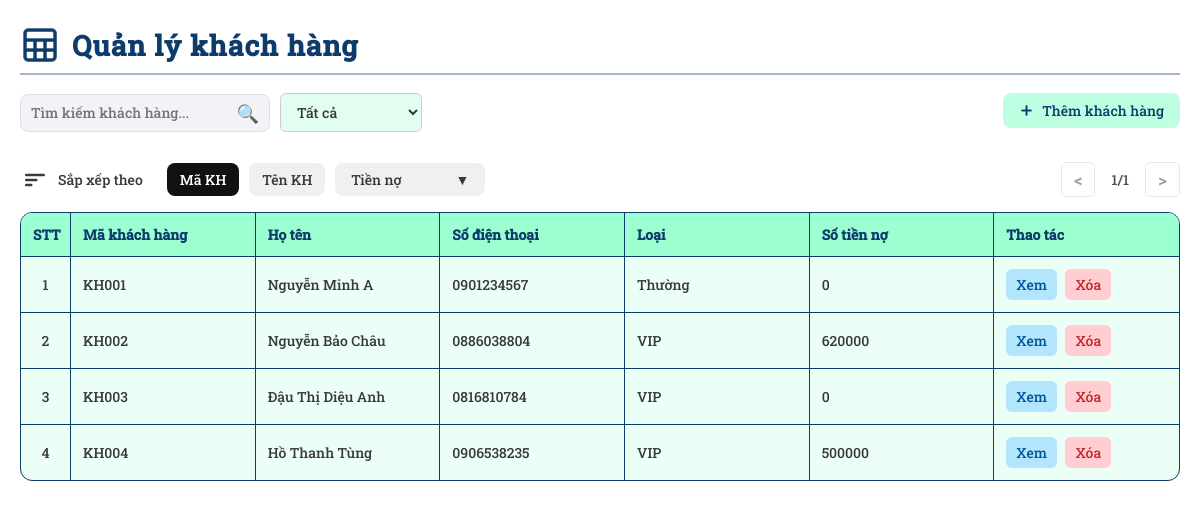
Page /admin/Customers/customers.php (signed in) on the earlier database version.
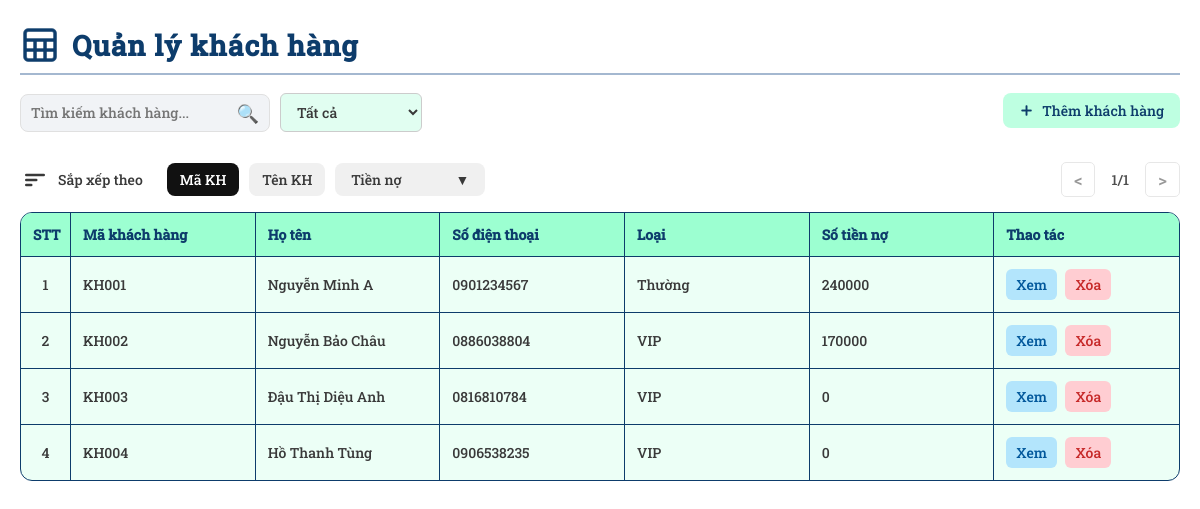
Same page on the later database version.
### tables this page shows
CREATE TABLE `khachhang` (
  `MaKH` varchar(10) NOT NULL,
  `HoTen` varchar(100) NOT NULL,
  `SDT` varchar(15) NOT NULL,
  `DiaChi` varchar(50) NOT NULL,
  `Email` varchar(50) NOT NULL,
  `Loai` enum('Thường','VIP') NOT NULL DEFAULT 'Thường',
  `SoTienNo` int(11) DEFAULT 0
);

### admin/Customers/customers.php (the view, shortened to what this page needs)
<?php
include __DIR__ . '/../../connect.php';
$result = $mysqli->query("SELECT * FROM khachhang ORDER BY MaKH");
?>
<!DOCTYPE html>
<html lang="vi">
<head>
    <link rel="stylesheet" href="../../assets/general-style.css" />
</head>
<body>
    <div class="main-content">
        <h2 class="title">
            <img src="../../assets/sheet.png" class="title-icon">
            Quản lý khách hàng
        </h2>
        <div class="toolbar">
            <div class="toolbar-row">
                <div class="search-filter-group">
                    <div class="search-box">
                        <input type="text" placeholder="Tìm kiếm khách hàng..." class="search-input" />
                        <button class="search-button">🔍</button>
                    </div>
                    <select class="filter-select">
                        <option value="all">Tất cả</option>
                    </select>
                </div>
                <button class="add-button" onclick="createNewCustomer()">
                    <img src="../../assets/plus.png" class="icon-add" alt="Add Icon" />
                    Thêm khách hàng
                </button>
            </div>
        </div>
        <div class="sort-pagination-bar">
            <div class="sort-bar">
                <div class="sort-title-group">
                    <span class="sort-icon">
                        <svg width="30" height="30" viewBox="0 0 24 24" fill="none"><rect x="4" y="7" width="16" height="2" rx="1" fill="#393939"/><rect x="4" y="11" width="10" height="2" rx="1" fill="#393939"/><rect x="4" y="15" width="6" height="2" rx="1" fill="#393939"/></svg>
                    </span>
                    <span class="sort-label">Sắp xếp theo</span>
                </div>
                <div class="sort-tabs">
                    <button class="sort-btn active" data-sort="id">Mã KH</button>
                    <button class="sort-btn" data-sort="name">Tên KH</button>
                    <div class="sort-dropdown">
                        <button class="sort-btn sort-dropdown-toggle" id="sortPriceBtn">
                            <span class="label">Tiền nợ</span>
                            <span class="arrow">&#9660;</span>
                        </button>
                    </div>
                </div>
            </div>
            <span class="pagination">
                <button class="page-btn prev">&lt;</button>
                <span class="page-info">1/1</span>
                <button class="page-btn next">&gt;</button>
            </span>
        </div>
        <table class="table">
            <thead>
                <tr>
                    <th class="stt">STT</th>
                    <th class="id">Mã khách hàng</th>
                    <th>Họ tên</th>
                    <th>Số điện thoại</th>
                    <th>Loại</th>
                    <th class="debt">Số tiền nợ</th>
                    <th class="actions">Thao tác</th>
                </tr>
            </thead>
            <tbody>
                <?php while ($row = $result->fetch_assoc()): ?>
                    <tr
                        data-address="<?php echo htmlspecialchars($row['DiaChi'], ENT_QUOTES); ?>"
                        data-email="<?php echo htmlspecialchars($row['Email'], ENT_QUOTES); ?>"
                    >
                        <td class="stt"></td>
                        <td><?php echo htmlspecialchars($row['MaKH']); ?></td>
                        <td><?php echo htmlspecialchars($row['HoTen']); ?></td>
                        <td><?php echo htmlspecialchars($row['SDT']); ?></td>
                        <td><?php echo htmlspecialchars($row['Loai']); ?></td>
                        <td><?php echo htmlspecialchars($row['SoTienNo']); ?></td>
                        <td class="action-buttons">
                            <button class="view-btn" onclick="viewCustomer(
                                '<?= $row['MaKH']; ?>',
                                '<?= $row['HoTen']; ?>',
                                '<?= $row['SDT']; ?>',
                                '<?php echo htmlspecialchars($row['DiaChi'], ENT_QUOTES); ?>',
                                '<?php echo htmlspecialchars($row['Email'], ENT_QUOTES); ?>',
                                '<?= $row['Loai']; ?>',
                                '<?= $row['SoTienNo']; ?>'
                            )">Xem</button>
                            <button class="delete-btn" onclick="deleteRow(this)">Xóa</button>
                        </td>
                    </tr>
                <?php endwhile; ?>
            </tbody>
        </table>
    </div>
</body>
</html>

Differences in the rows shown:
changed khachhang "KH001": SoTienNo "0" → "240000"
changed khachhang "KH002": SoTienNo "620000" → "170000"
changed khachhang "KH004": SoTienNo "500000" → "0"
